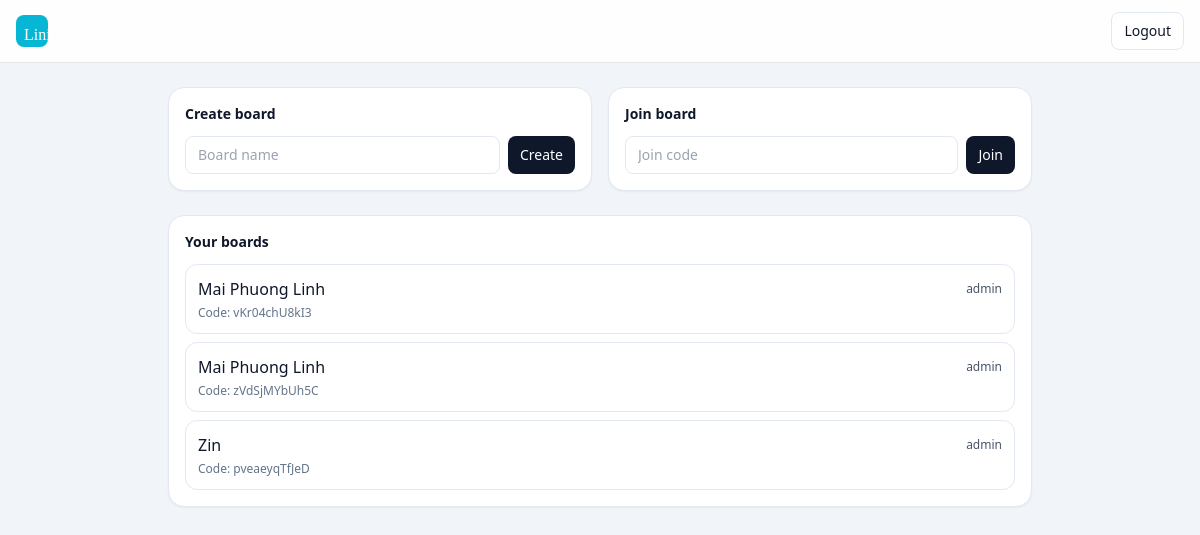
The app's page / (signed in), older data.
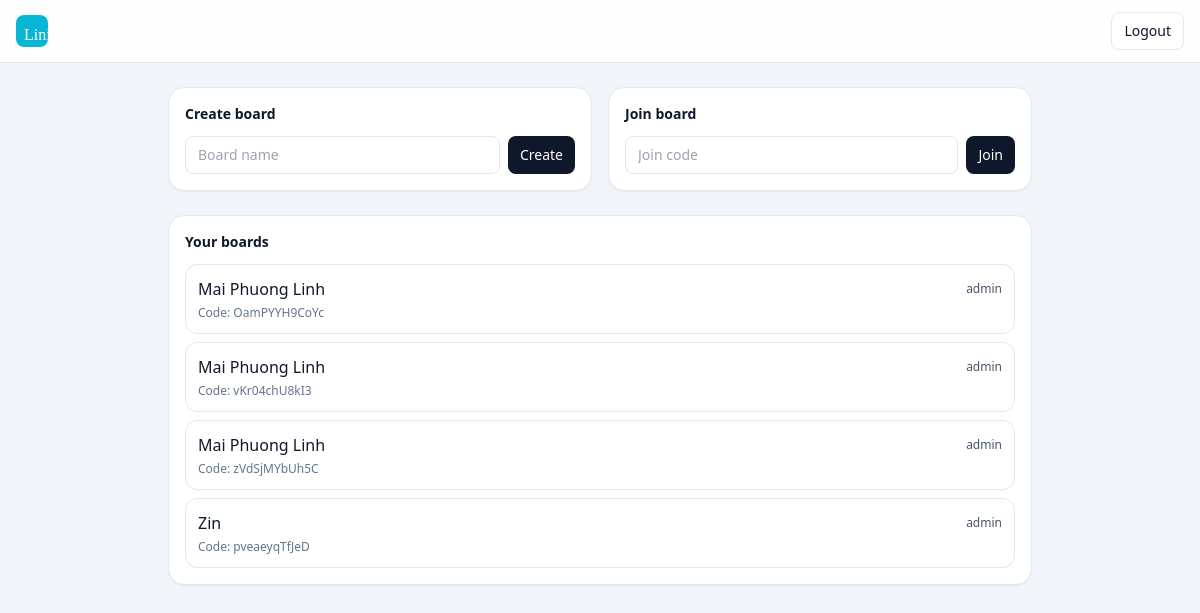
The same page, newer data.
### board/models.py (models this page shows, shortened)
class BoardMember(models.Model):
    ROLE_ADMIN = "admin"
    ROLE_MENTOR = "mentor"
    ROLE_STUDENT = "student"
    ROLE_SPECTATOR = "spectator"
    ROLE_CHOICES = [
        (ROLE_ADMIN, "Admin"),
        (ROLE_MENTOR, "Mentor"),
        (ROLE_STUDENT, "Student"),
        (ROLE_SPECTATOR, "Spectator"),
    ]
    board = models.ForeignKey(Board, on_delete=models.CASCADE, related_name="members")
    user = models.ForeignKey(settings.AUTH_USER_MODEL, on_delete=models.CASCADE, related_name="board_memberships")
    role = models.CharField(max_length=12, choices=ROLE_CHOICES, default=ROLE_SPECTATOR)
    joined_at = models.DateTimeField(auto_now_add=True)
    class Meta:
        unique_together = [("board", "user")]

class Board(models.Model):
    name = models.CharField(max_length=120, default="Untitled board")
    created_by = models.ForeignKey(
        settings.AUTH_USER_MODEL,
        on_delete=models.CASCADE,
        related_name="created_boards",
    )
    join_code = models.CharField(max_length=16, unique=True, db_index=True)
    created_at = models.DateTimeField(auto_now_add=True)

### board/views.py (the view)
# urls.py: path("", views.home, name="home"),
@login_required
def home(request):
    memberships = BoardMember.objects.select_related("board").filter(user=request.user).order_by("-joined_at")
    create_form = CreateBoardForm()
    join_form = JoinBoardForm()
    return render(
        request,
        "board/home.html",
        {
            "memberships": memberships,
            "create_form": create_form,
            "join_form": join_form,
        },
    )

### board/forms.py
class CreateBoardForm(forms.Form):
    name = forms.CharField(max_length=120)

class JoinBoardForm(forms.Form):
    join_code = forms.CharField(max_length=16)

### board/templates/board/home.html (shortened to what this page needs)
<!doctype html>
<html lang="en">
<head>
  <script src="https://cdn.tailwindcss.com"></script>
</head>
<body class="min-h-screen bg-slate-100 text-slate-900">
  <header class="sticky top-0 z-40 border-b bg-white/90 backdrop-blur">
    <div class="mx-auto flex max-w-7xl items-center justify-between px-4 py-3">
      <div class="flex items-center gap-3">
        <a href="{% url 'board:home' %}"><div class="h-8 w-8 rounded-lg bg-cyan-500 font-serif text-white p-2">Lini</div></a>
      </div>
      <div class="flex items-center gap-2">
        <a class="rounded-lg border border-slate-200 bg-white px-3 py-2 text-sm hover:bg-slate-50" href="{% url 'board:logout' %}">Logout</a>
      </div>
    </div>
  </header>
  <main class="mx-auto max-w-4xl px-4 py-6 space-y-6">
    <div class="grid gap-4 md:grid-cols-2">
      <div class="rounded-2xl border border-slate-200 bg-white p-4 shadow-sm">
        <div class="text-sm font-semibold">Create board</div>
        <div class="mt-3 flex gap-2">
          <input id="boardName" class="flex-1 rounded-lg border border-slate-200 bg-white px-3 py-2 text-sm outline-none focus:border-slate-400" placeholder="Board name" />
          <button id="createBoardBtn" class="rounded-lg bg-slate-900 px-3 py-2 text-sm font-medium text-white hover:bg-slate-800">Create</button>
        </div>
      </div>
      <div class="rounded-2xl border border-slate-200 bg-white p-4 shadow-sm">
        <div class="text-sm font-semibold">Join board</div>
        <div class="mt-3 flex gap-2">
          <input id="joinCode" class="flex-1 rounded-lg border border-slate-200 bg-white px-3 py-2 text-sm outline-none focus:border-slate-400" placeholder="Join code" />
          <button id="joinBoardBtn" class="rounded-lg bg-slate-900 px-3 py-2 text-sm font-medium text-white hover:bg-slate-800">Join</button>
        </div>
      </div>
    </div>
    <div class="rounded-2xl border border-slate-200 bg-white p-4 shadow-sm">
      <div class="text-sm font-semibold">Your boards</div>
      <div class="mt-3 space-y-2">
        {% for m in memberships %}
          <a class="block rounded-xl border border-slate-200 bg-white px-3 py-3 hover:bg-slate-50"
             href="{% url 'board:board_view' m.board.id %}">
            <div class="flex items-center justify-between">
              <div class="font-medium">{{ m.board.name }}</div>
              <div class="text-xs text-slate-600">{{ m.role }}</div>
            </div>
            <div class="mt-1 text-xs text-slate-500">Code: {{ m.board.join_code }}</div>
          </a>
        {% empty %}
          <div class="text-sm text-slate-600">No boards yet.</div>
        {% endfor %}
      </div>
    </div>
  </main>
</body>
</html>

Row changes from the older to the newer data that the page shows:
added BoardMember: board.name "Mai Phuong Linh", role "admin", board.join_code "OamPYYH9CoYc"
